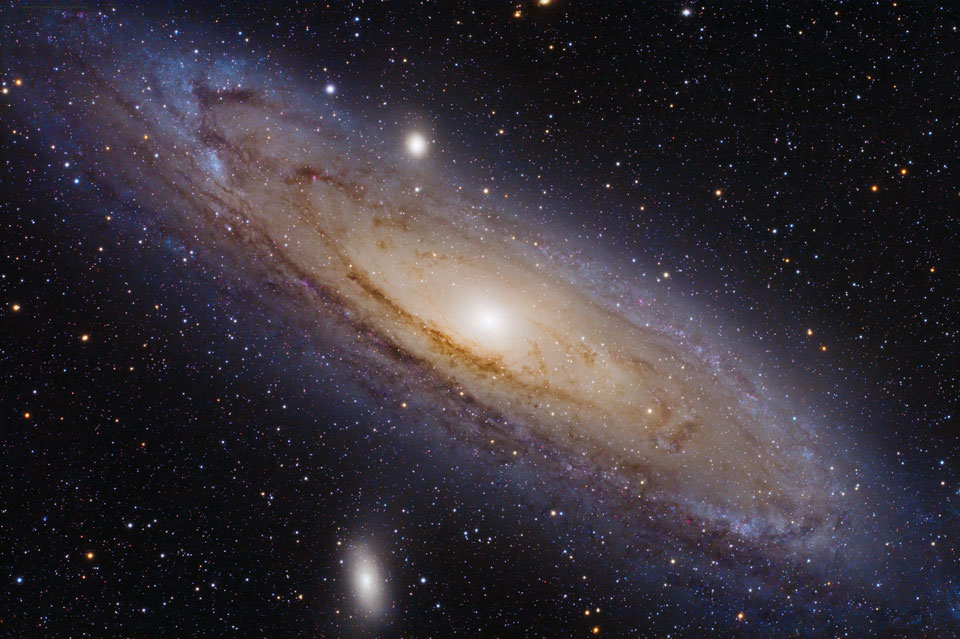
#> input picture presentation/Andromeda.jpg, 960 x 639 px, found by its file name
$ python figures.py
#> lines starting #> are read from the running program, lines starting #| are printed output that depends on the picture
'''
script to plot figures used in presentation
'''

import numpy as np
from skimage import io, transform
import matplotlib.pyplot as plt
import pandas as pd
from image_transformations import *
# import seaborn
from scipy.ndimage import filters

path_to_project_data = '/Users/tarynheilman/science/DSI/DSI-Capstone-Project/data/'
path_to_project_presentation = '/Users/tarynheilman/science/DSI/DSI-Capstone-Project/presentation/'
names = ['Edge On Disk', 'Elliptical', 'Face On Spiral', 'Merger']


# [90 lines left out: functions load_images, make_square, galaxy_examples, plot_mergers, autolabel, plot_model_results, not called in this run]


def vis_preprocess(image, outname1, outname2):
    '''
    input: image (np array)
    downsamples image to 120 by 120, randomly rotates or mirrors, then
    re-centers and crops to 60x60
    output: None (saves images to disk)
    '''
    # downsamples image
    resize_im = transform.resize(image, (120, 120))
    # saves resized to disk
    io.imsave(outname1, resize_im)
    # list of possible image transformations
    transforms = np.array([rotate_0, rotate_90, rotate_180, rotate_270, \
                transpose, reflect_diagonal, horiz_mirror, vert_mirror])
    # randomly modifies image
    mod_image = transforms[np.random.randint(0,8)](resize_im)
    # randomly recenters and crops
    crop_im = translate_and_crop(mod_image)
    # saves cropped image
    io.imsave(outname2, crop_im)


if __name__ == '__main__':
    # [4 lines of commented-out code are left out]
    andromeda = io.imread(path_to_project_presentation+'Andromeda.jpg')
#> andromeda is the input picture: shape (639, 960, 3); mean R, G, B 55, 48.9, 55.9
    vis_preprocess(andromeda, path_to_project_presentation+'downsampled_andromeda.jpg', path_to_project_presentation+'cropped_andromeda.jpg')
#> in vis_preprocess, `resize_im = transform.resize(image, (120, 120))`:
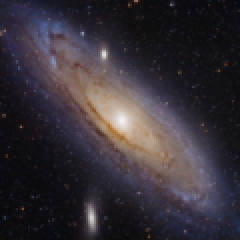
#> resize_im: shape (120, 120, 3) float64 (shown 2 times larger); mean R, G, B 0.216, 0.192, 0.219
#> (the run stopped early here; a loop or call above may not have finished)
